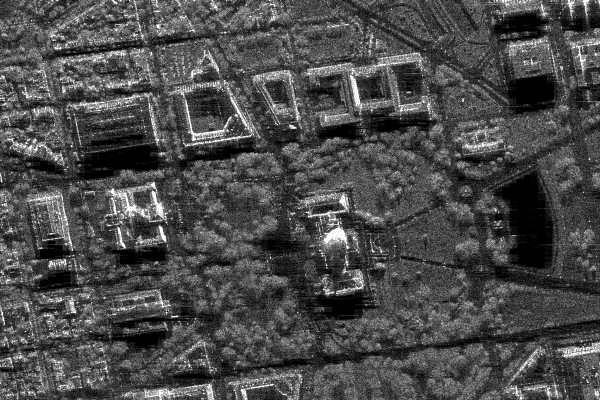
#> input picture sar_1_gray.jpg, 600 x 400 px
$ jupyter execute homework1.ipynb
#> lines starting #> are read from the running program, lines starting #| are printed output that depends on the picture; after the words box and inside, x2 and y2 are one past the last pixel; in counts of white or black regions, pixels touching at a corner belong together; long printed decimals are rounded
[cell 1]
import numpy as np
import cv2
import matplotlib.pyplot as plt

#1 загрузка изображения

[cell 2]
image = cv2.imread('sar_1_gray.jpg')
#> image is the input picture: shape (400, 600, 3); min 0, max 255, mean 74.9
plt.imshow(image)

#2 построение гистограммы

[cell 3]
histSize = 256
histRange = (0, 256)
accumulate = False

img_hist = cv2.calcHist([image], [0], None, [histSize], histRange, accumulate=accumulate)
#> img_hist = 256 values, max 3786 at index 1, min 40 at index 251, mean 937.5

[cell 4]
plt.plot(img_hist)
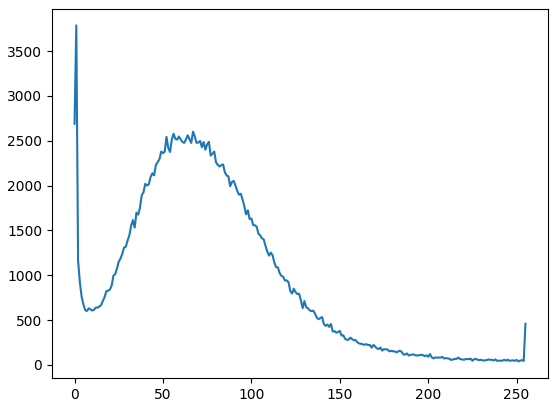
#> figure drawn by matplotlib, 1 panel; curve peaks at x = 1, y = 3786

#3 гамма коррекция

[cell 5]
gamma_corr_less = (np.power(image/255, 0.5) * 255).astype("uint8")
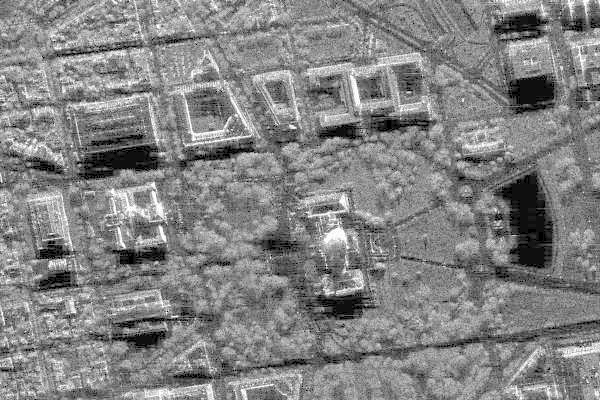
#> gamma_corr_less: shape (400, 600, 3); min 0, max 255, mean 130.6
plt.imshow(gamma_corr_less)

[cell 6]
gamma_corr_more = (np.power(image/255, 2) * 255).astype("uint8")
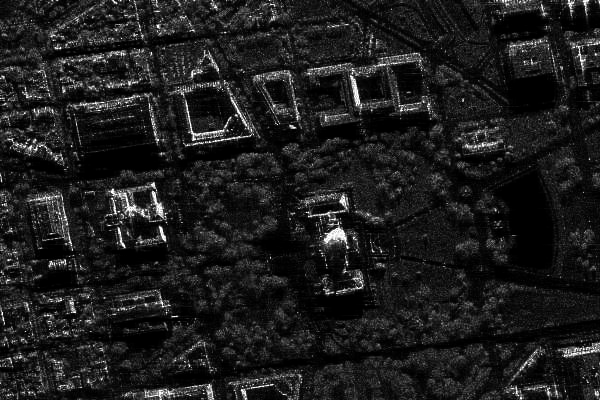
#> gamma_corr_more: shape (400, 600, 3); min 0, max 255, mean 29.1
plt.imshow(gamma_corr_more)

#4 сравнение

[cell 7]
from skimage.metrics import structural_similarity, mean_squared_error

(ssim, diff) = structural_similarity(image, gamma_corr_less, full=True, channel_axis=-1)
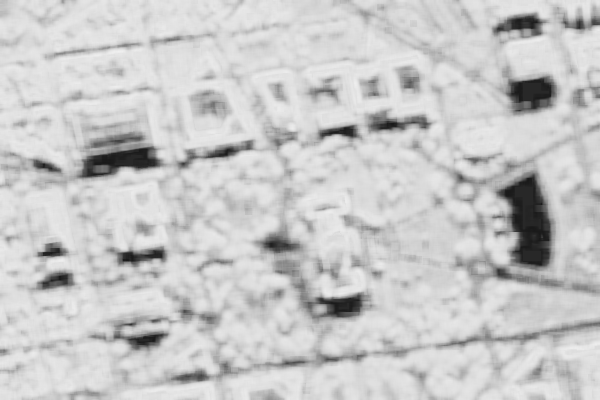
#> diff: shape (400, 600, 3) float64; min 0.0986, max 0.942, mean 0.789
#> ssim = 0.788
diff = (diff * 255).astype("uint8")
print("SSIM: {}".format(ssim))
#| SSIM: 0.7875

[cell 8]
plt.imshow(diff)

[cell 9]
mse = mean_squared_error(image, gamma_corr_less)
#> mse = 3250.4
mse
#> Out = 3250.4

[cell 10]
(ssim, diff) = structural_similarity(image, gamma_corr_more, full=True, channel_axis=-1)
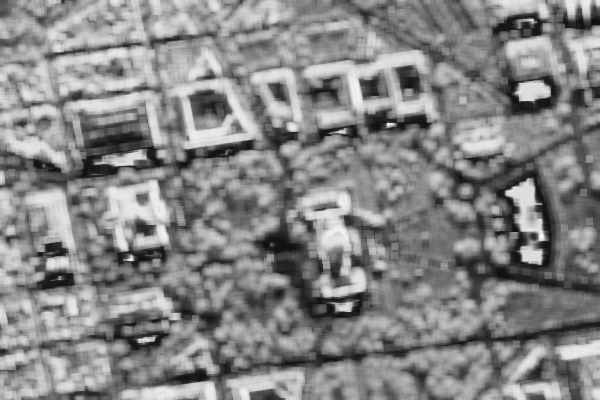
#> diff: shape (400, 600, 3) float64; min 0.0581, max 0.984, mean 0.528
#> ssim = 0.527
diff = (diff * 255).astype("uint8")
print("SSIM: {}".format(ssim))
#| SSIM: 0.527

[cell 11]
plt.imshow(diff)

[cell 12]
mse = mean_squared_error(image, gamma_corr_more)
#> mse = 2383.8
mse
#> Out = 2383.8

#5 статическая цветокоррекция

[cell 13]
image_gray = cv2.cvtColor(image, cv2.COLOR_BGR2GRAY)

eq_gray = cv2.equalizeHist(image_gray)
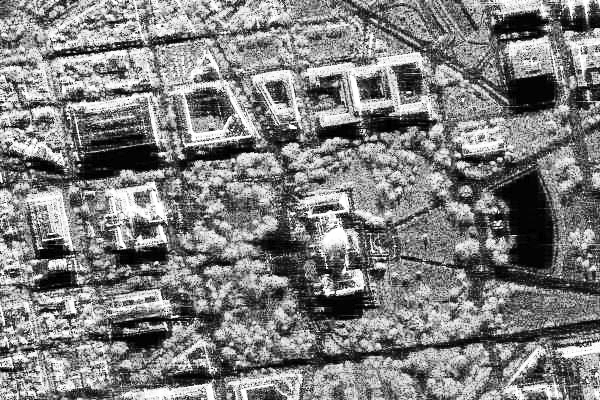
#> eq_gray: shape (400, 600); min 0, max 255, mean 127

[cell 14]
s_mean = eq_gray.mean()
#> s_mean = 127
s_std = eq_gray.std()
#> s_std = 74.27

t_mean = image_gray.mean()
#> t_mean = 74.94
t_std = image_gray.std()
#> t_std = 43.66

stat_corr = s_mean + (image_gray - t_mean) * (s_std/t_std)

[cell 15]
plt.imshow(stat_corr)

#6 алгоритмы пороговой фильтрации

[cell 16]
_,thresh1 = cv2.threshold(image_gray,150,255,cv2.THRESH_BINARY)
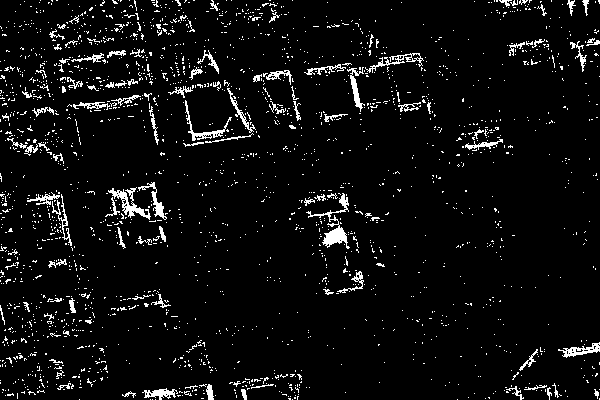
#> thresh1: shape (400, 600); 5.5% white in thin lines or dots

[cell 17]
plt.imshow(thresh1, cmap='gray')

[cell 18]
_,thresh1 = cv2.threshold(image_gray,100,150,cv2.THRESH_BINARY)
#> thresh1: shape (400, 600); values 0 (black) and 150 (white), 23.2% white; 3706 white regions (3355 under 20 px), largest, box (x1, y1, x2, y2) and area: (0, 47, 159, 101) 2753, (301, 39, 439, 120) 2485, (161, 38, 261, 147) 2346

[cell 19]
plt.imshow(thresh1, cmap='gray')

[cell 20]
_,thresh1 = cv2.threshold(image_gray,123,156,cv2.THRESH_TOZERO)

[cell 21]
plt.imshow(thresh1, cmap='gray')

[cell 22]
_,thresh1 = cv2.threshold(image_gray,123,156,cv2.THRESH_OTSU)
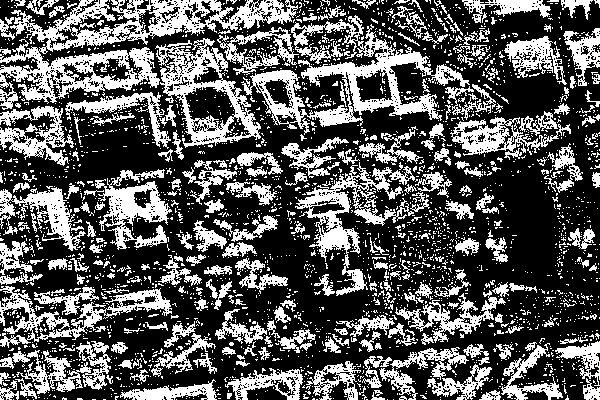
#> thresh1: shape (400, 600); values 0 (black) and 156 (white), 35% white; 2763 white regions (2491 under 20 px), largest, box (x1, y1, x2, y2) and area: (0, 0, 298, 110) 9753, (241, 15, 470, 135) 6934, (155, 38, 261, 148) 3834

[cell 23]
plt.imshow(thresh1, cmap='gray')

[cell 24]
_,thresh1 = cv2.threshold(image_gray,103,246,cv2.THRESH_MASK)
#> thresh1: shape (400, 600); every value is 0

[cell 25]
plt.imshow(thresh1, cmap='gray')

[cell 26]
_,thresh1 = cv2.threshold(image_gray,203,246,cv2.THRESH_TRIANGLE)
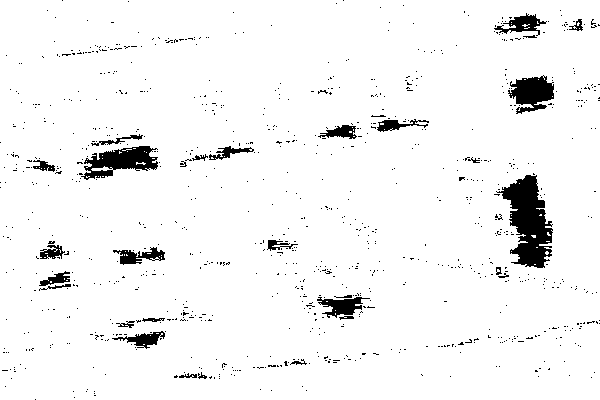
#> thresh1: shape (400, 600); values 0 (black) and 246 (white), 95.3% white; 943 black regions (911 under 20 px), largest, box (x1, y1, x2, y2) and area: (496, 175, 553, 268) 2795, (81, 146, 158, 180) 1382, (508, 75, 554, 114) 1098

[cell 27]
plt.imshow(thresh1, cmap='gray')

[cell 28]
_,thresh1 = cv2.threshold(image_gray,103,146,cv2.THRESH_TRUNC)
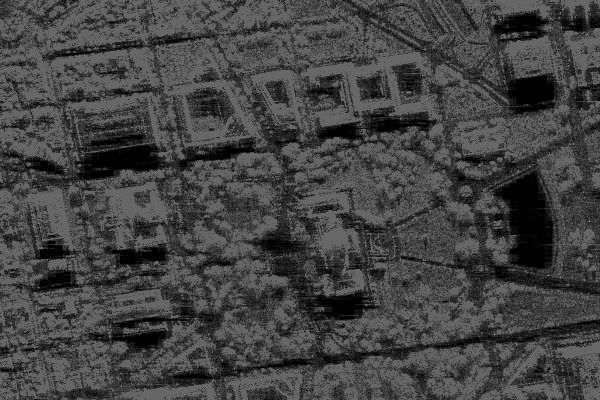
#> thresh1: shape (400, 600); min 0, max 103, mean 67.4
